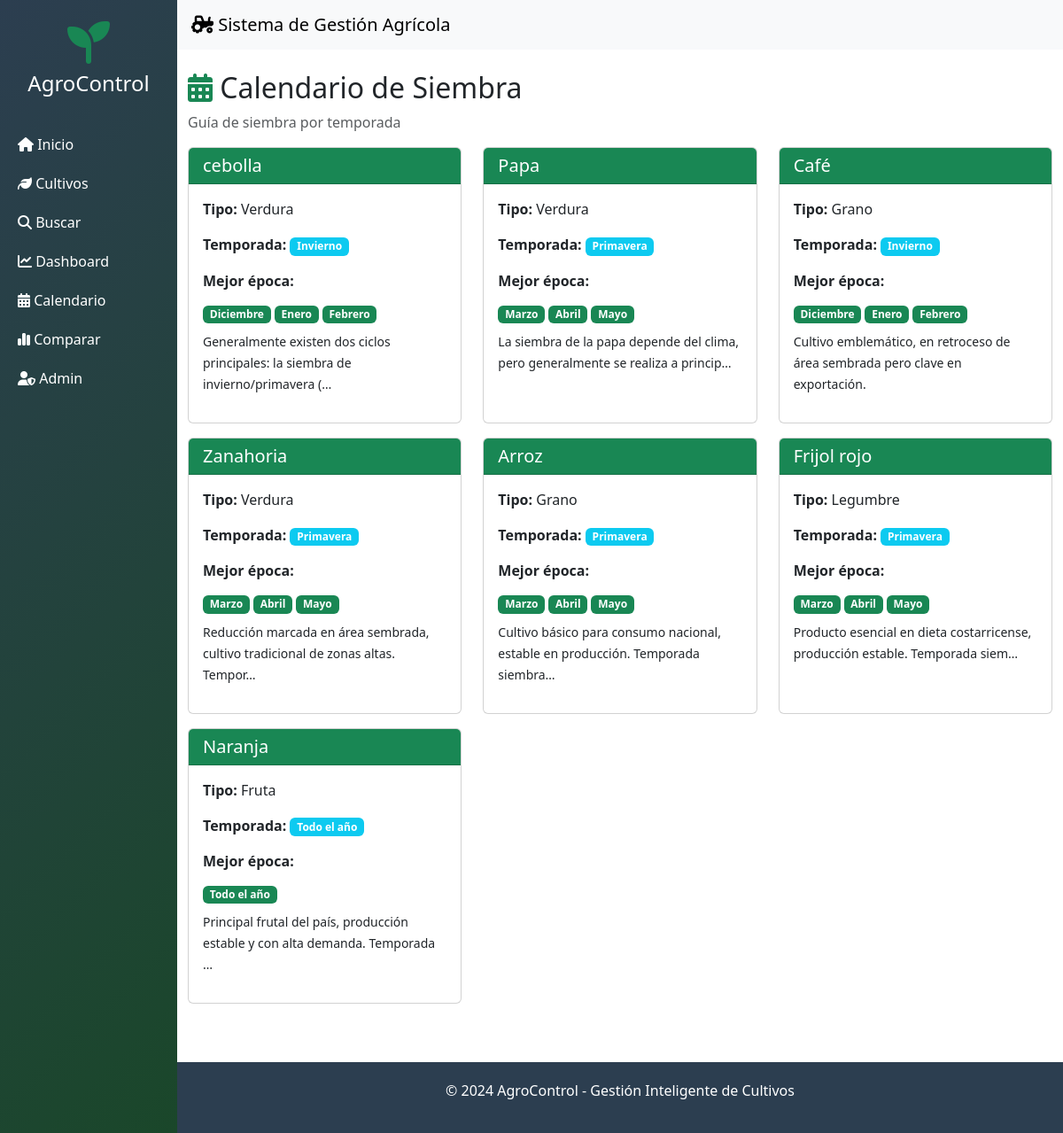
Page /calendario/ on the committed database.
### cultivos/models.py (models this page shows, shortened)
class Cultivo(models.Model):
    TEMPORADAS = [
        ('PRIMAVERA', 'Primavera'),
        ('VERANO', 'Verano'),
        ('OTOÑO', 'Otoño'),
        ('INVIERNO', 'Invierno'),
        ('TODO_EL_AÑO', 'Todo el año'),
    ]
    TIPOS = [
        ('GRANO', 'Grano'),
        ('FRUTA', 'Fruta'),
        ('VERDURA', 'Verdura'),
        ('TUBERCULO', 'Tubérculo'),
        ('LEGUMBRE', 'Legumbre'),
    ]
    nombre = models.CharField(max_length=100)
    tipo = models.CharField(max_length=20, choices=TIPOS, default='VERDURA')
    region = models.CharField(max_length=100)
    precio = models.DecimalField(max_digits=10, decimal_places=2)
    cantidad = models.IntegerField()
    temporada_siembra = models.CharField(max_length=20, choices=TEMPORADAS, default='PRIMAVERA')
    temporada_cosecha = models.CharField(max_length=20, choices=TEMPORADAS, default='VERANO')
    descripcion = models.TextField(blank=True, null=True)
    created_at = models.DateTimeField(auto_now_add=True)

### cultivos/views.py (the view)
# urls.py: path('calendario/', views.calendario_siembra, name='calendario_siembra'),
def calendario_siembra(request):
    cultivos = Cultivo.objects.all()
    temporada_meses = {
        'PRIMAVERA': ['Marzo', 'Abril', 'Mayo'],
        'VERANO': ['Junio', 'Julio', 'Agosto'],
        'OTOÑO': ['Septiembre', 'Octubre', 'Noviembre'],
        'INVIERNO': ['Diciembre', 'Enero', 'Febrero'],
        'TODO_EL_AÑO': ['Todo el año']
    }
    calendario = []
    for cultivo in cultivos:
        meses = temporada_meses.get(cultivo.temporada_siembra, [])
        calendario.append({
            'cultivo': cultivo,
            'meses': meses,
            'temporada': cultivo.get_temporada_siembra_display()
        })
    context = {
        'calendario': calendario,
        'total_cultivos': len(calendario),
    }
    return render(request, 'cultivos/calendario.html', context)

### cultivos/templates/cultivos/calendario.html (shortened to what this page needs)
{% extends 'base.html' %}
{% block contenido %}
<h2><i class="fas fa-calendar-alt text-success"></i> Calendario de Siembra</h2>
<p class="text-muted">Guía de siembra por temporada</p>
<div class="row">
    {% for item in calendario %}
    <div class="col-md-4 mb-3">
        <div class="card h-100">
            <div class="card-header bg-success text-white">
                <h5 class="mb-0">{{ item.cultivo.nombre }}</h5>
            </div>
            <div class="card-body">
                <p><strong>Tipo:</strong> {{ item.cultivo.get_tipo_display }}</p>
                <p><strong>Temporada:</strong>
                    <span class="badge bg-info">{{ item.temporada }}</span>
                </p>
                <p><strong>Mejor época:</strong></p>
                <div class="d-flex flex-wrap gap-1">
                    {% for mes in item.meses %}
                    <span class="badge bg-success">{{ mes }}</span>
                    {% endfor %}
                </div>
                {% if item.cultivo.descripcion %}
                <p class="mt-2"><small>{{ item.cultivo.descripcion|truncatechars:80 }}</small></p>
                {% endif %}
            </div>
        </div>
    </div>
    {% empty %}
    <div class="col-12">
        <div class="alert alert-info">No hay cultivos registrados</div>
    </div>
    {% endfor %}
</div>
{% endblock %}

### rows in the picture
Cultivo: cultivo.nombre "cebolla", cultivo.tipo "Verdura", temporada "Invierno", meses "Diciembre" "Enero" "Febrero", cultivo.descripcion "Generalmente existen dos ciclos principales: la siembra de invierno/primavera (…"
Cultivo: cultivo.nombre "Papa", cultivo.tipo "Verdura", temporada "Primavera", meses "Marzo" "Abril" "Mayo", cultivo.descripcion "La siembra de la papa depende del clima, pero generalmente se realiza a princip…"
Cultivo: cultivo.nombre "Café", cultivo.tipo "Grano", temporada "Invierno", meses "Diciembre" "Enero" "Febrero", cultivo.descripcion "Cultivo emblemático, en retroceso de área sembrada pero clave en exportación."
Cultivo: cultivo.nombre "Zanahoria", cultivo.tipo "Verdura", temporada "Primavera", meses "Marzo" "Abril" "Mayo", cultivo.descripcion "Reducción marcada en área sembrada, cultivo tradicional de zonas altas. Tempor…"
Cultivo: cultivo.nombre "Arroz", cultivo.tipo "Grano", temporada "Primavera", meses "Marzo" "Abril" "Mayo", cultivo.descripcion "Cultivo básico para consumo nacional, estable en producción. Temporada siembra…"
Cultivo: cultivo.nombre "Frijol rojo", cultivo.tipo "Legumbre", temporada "Primavera", meses "Marzo" "Abril" "Mayo", cultivo.descripcion "Producto esencial en dieta costarricense, producción estable. Temporada siem…"
Cultivo: cultivo.nombre "Naranja", cultivo.tipo "Fruta", temporada "Todo el año", meses "Todo el año", cultivo.descripcion "Principal frutal del país, producción estable y con alta demanda. Temporada …"
